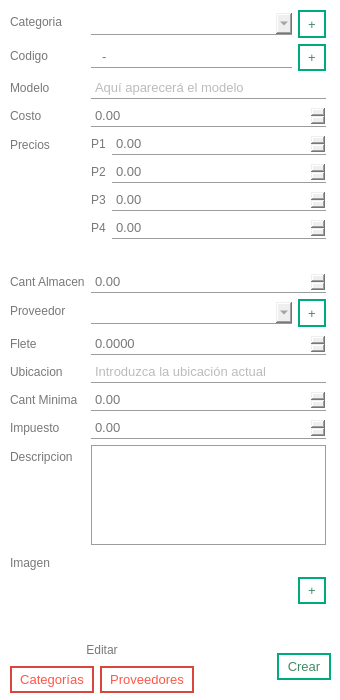
<?xml version="1.0" encoding="UTF-8"?>
<ui version="4.0">
 <class>Dialog</class>
 <widget class="QDialog" name="Dialog" key="77ede237f78caf404bf6b95a8dc21586">
  <property name="geometry">
   <rect>
    <x>0</x>
    <y>0</y>
    <width>340</width>
    <height>700</height>
   </rect>
  </property>
  <property name="minimumSize">
   <size>
    <width>340</width>
    <height>700</height>
   </size>
  </property>
  <property name="maximumSize">
   <size>
    <width>340</width>
    <height>700</height>
   </size>
  </property>
  <property name="windowTitle">
   <string>Producto</string>
  </property>
  <property name="styleSheet">
   <string notr="true">QMainWindow, QDialog{
                background-color: rgb(255, 255, 255);
                }

                /**** QPushButton (enabled) ****/
                QPushButton
                {
                background-color: rgb(85, 170, 255);
                font: 10pt;
                color: rgb(255, 255, 255);
                padding: 4px 8px;
                border: 2px solid rgb(85, 170, 255);
                border-radius: 8px;
                padding: 5px;
                }

                QPushButton:hover
                {
                background-color: rgb(0, 121, 182);
                border: 2px solid rgb(66, 133, 199);
                }

                QPushButton:pressed
                {
                border:3px solid rgb(66, 133, 199);
                padding: -1px 1px 1px 1px;
                }

                /******* QLabel ***********/
                QLabel{
                color: rgb(120, 120, 120)
                }
                labelHab1:hover{
                color: rgb(120, 0, 0)
                }

                /*******QLineEdit************/
                QTextEdit {
                font: 10pt;
                color: rgb(120, 120, 120);
                border: 1px solid rgb(156, 156, 156);
                border-radius: 0px;
                padding: 2px;
                }
                QLineEdit, QDateEdit, QDoubleSpinBox, QSpinBox{
                font: 10pt;
                color: rgb(120, 120, 120);
                border: 1px solid rgb(156, 156, 156);
                border-radius: 0px;
                padding: 2px;
                border-top: 1px white;
                border-left: 1px white;
                border-right: 1px white;
                }
                /********QComboBox*******/
                QComboBox{
                font: 10pt;
                color: rgb(120, 120, 120);
                border: 1px solid rgb(156, 156, 156);
                padding: 2px;
                selection-background-color: white;
                selection-color: rgb(120, 120, 120);
                border-top: 1px white;
                border-left: 1px white;
                border-right: 1px white;
                }
                QComboBox QAbstractItemView
                {
                background-color: white;
                color:rgb(120, 120, 120);
                padding: 4px;
                border: 1px solid rgb(156, 156, 156);
                border-top: 1px white;
                border-left: 1px white;
                border-right: 1px white;
                }

                QLineEdit:hover, QDateEdit:hover, QDoubleSpinBox:hover, QComboBox:hover
                {
                color: rgb(85, 170, 255);
                border: 1px solid rgb(85, 170, 255);
                border-top: 1px white;
                border-left: 1px white;
                border-right: 1px white;
                }

                QLineEdit:focus, QDateEdit:focus, QDoubleSpinBox:focus, QComboBox:focus
                {
                border-color: rgb(90,200,255);
                border-top: 1px white;
                border-left: 1px white;
                border-right: 1px white;
                }

                QToolTip
                {
                background-color:rgb(85, 170, 255);
                color: white;
                border: 1px solid rgb(85, 170, 255);
                opacity: 50;
                padding: 1px;
                }
                QTabWidget
                {
                background-color: transparent;
                }

                QTabWidget::pane {
                border-top: 1px solid rgb(156, 156, 156);
                border-bottom: 1px solid rgb(156, 156, 156);
                position: absolute;
                top: -0.25em;
                }
                /**** QTabWidget (disabled) ****/
                QTabWidget::pane:disabled
                {
                border-color: rgb(60,60,60);
                }

                QTabWidget::tab-bar {
                alignment: center;
                border: 1px white;
                border-radius: 5px;
                }

                QTreeView
                {
                alternate-background-color: rgb(200,200,200);
                background-color: white;
                border: 1px solid rgb(156, 156, 156);
                font: 10pt;
                color: rgb(120,120,120);
                selection-background-color:rgb(90,200,255);
                selection-color: rgb(156, 156, 156);
                }
                QListView{
                alternate-background-color: rgb(200,200,200);
                background-color: white;
                border: 1px solid rgb(255, 255, 255);
                font: 8pt;
                color: rgb(120,120,120);
                selection-background-color:rgb(90,200,255);
                selection-color: rgb(156, 156, 156);
                }
            </string>
  </property>
  <widget class="QWidget" name="formLayoutWidget">
   <property name="geometry">
    <rect>
     <x>10</x>
     <y>10</y>
     <width>316</width>
     <height>621</height>
    </rect>
   </property>
   <layout class="QFormLayout" name="formLayout">
    <property name="fieldGrowthPolicy">
     <enum>QFormLayout::AllNonFixedFieldsGrow</enum>
    </property>
    <item row="0" column="0">
     <widget class="QLabel" name="categoriaLabel">
      <property name="text">
       <string>Categoria</string>
      </property>
     </widget>
    </item>
    <item row="0" column="1">
     <layout class="QHBoxLayout" name="horizontalLayout_3">
      <item>
       <widget class="QComboBox" name="categoriaComboBox"/>
      </item>
      <item>
       <widget class="QPushButton" name="categoriaAddPushButton">
        <property name="maximumSize">
         <size>
          <width>28</width>
          <height>28</height>
         </size>
        </property>
        <property name="styleSheet">
         <string notr="true">QPushButton
                                        {
                                        background-color: white;
                                        font: 10pt;
                                        color: rgb(67, 136, 101);
                                        padding: 4px 8px;
                                        border: 2px solid rgb(0, 170, 127);
                                        border-bottom-right-radius: 0px;
                                        border-bottom-left-radius: 0px;
                                        border-top-right-radius: 0px;
                                        border-top-left-radius: 0px;
                                        }

                                        :hover
                                        {
                                        background-color: rgb(0, 170, 127);
                                        color: white;
                                        border: 2px solid rgb(120, 200, 29);
                                        }

                                        :pressed
                                        {
                                        border:3px solid rgb(255, 255, 255);
                                        padding: -1px 1px 1px 1px;
                                        }
                                    </string>
        </property>
        <property name="text">
         <string>+</string>
        </property>
       </widget>
      </item>
     </layout>
    </item>
    <item row="1" column="0">
     <widget class="QLabel" name="codigoLabel">
      <property name="text">
       <string>Codigo</string>
      </property>
     </widget>
    </item>
    <item row="2" column="0">
     <widget class="QLabel" name="modeloLabel">
      <property name="text">
       <string>Modelo</string>
      </property>
     </widget>
    </item>
    <item row="2" column="1">
     <widget class="QLineEdit" name="modeloLineEdit">
      <property name="inputMask">
       <string/>
      </property>
      <property name="readOnly">
       <bool>true</bool>
      </property>
      <property name="placeholderText">
       <string>Aquí aparecerá el modelo</string>
      </property>
     </widget>
    </item>
    <item row="4" column="0">
     <widget class="QLabel" name="preciosLabel">
      <property name="text">
       <string>Precios</string>
      </property>
     </widget>
    </item>
    <item row="4" column="1">
     <layout class="QFormLayout" name="formLayout_2">
      <item row="0" column="0">
       <widget class="QLabel" name="p1Label">
        <property name="text">
         <string>P1</string>
        </property>
       </widget>
      </item>
      <item row="0" column="1">
       <widget class="QDoubleSpinBox" name="p1DoubleSpinBox">
        <property name="maximum">
         <double>20000.000000000000000</double>
        </property>
       </widget>
      </item>
      <item row="1" column="0">
       <widget class="QLabel" name="p2Label">
        <property name="text">
         <string>P2</string>
        </property>
       </widget>
      </item>
      <item row="1" column="1">
       <widget class="QDoubleSpinBox" name="p2DoubleSpinBox">
        <property name="maximum">
         <double>20000.000000000000000</double>
        </property>
       </widget>
      </item>
      <item row="3" column="0">
       <widget class="QLabel" name="p4Label">
        <property name="text">
         <string>P4</string>
        </property>
       </widget>
      </item>
      <item row="3" column="1">
       <widget class="QDoubleSpinBox" name="p4DoubleSpinBox">
        <property name="maximum">
         <double>20000.000000000000000</double>
        </property>
       </widget>
      </item>
      <item row="2" column="0">
       <widget class="QLabel" name="p3Label">
        <property name="text">
         <string>P3</string>
        </property>
       </widget>
      </item>
      <item row="2" column="1">
       <widget class="QDoubleSpinBox" name="p3DoubleSpinBox">
        <property name="maximum">
         <double>20000.000000000000000</double>
        </property>
       </widget>
      </item>
     </layout>
    </item>
    <item row="5" column="0">
     <widget class="QLabel" name="cantAlmacenLabel">
      <property name="text">
       <string>Cant Almacen</string>
      </property>
     </widget>
    </item>
    <item row="5" column="1">
     <widget class="QDoubleSpinBox" name="cantAlmacenDoubleSpinBox">
      <property name="maximum">
       <double>80000.000000000000000</double>
      </property>
     </widget>
    </item>
    <item row="6" column="0">
     <widget class="QLabel" name="proveedorLabel">
      <property name="text">
       <string>Proveedor</string>
      </property>
     </widget>
    </item>
    <item row="7" column="0">
     <widget class="QLabel" name="fleteLabel">
      <property name="text">
       <string>Flete</string>
      </property>
     </widget>
    </item>
    <item row="7" column="1">
     <widget class="QDoubleSpinBox" name="fleteDoubleSpinBox">
      <property name="decimals">
       <number>4</number>
      </property>
      <property name="maximum">
       <double>20000.000000000000000</double>
      </property>
     </widget>
    </item>
    <item row="8" column="0">
     <widget class="QLabel" name="ubicacionLabel">
      <property name="text">
       <string>Ubicacion</string>
      </property>
     </widget>
    </item>
    <item row="8" column="1">
     <widget class="QLineEdit" name="ubicacionLineEdit">
      <property name="maxLength">
       <number>15</number>
      </property>
      <property name="placeholderText">
       <string>Introduzca la ubicación actual</string>
      </property>
     </widget>
    </item>
    <item row="9" column="0">
     <widget class="QLabel" name="cantMinimaLabel">
      <property name="text">
       <string>Cant Minima</string>
      </property>
     </widget>
    </item>
    <item row="9" column="1">
     <widget class="QDoubleSpinBox" name="cantMinimaDoubleSpinBox">
      <property name="maximum">
       <double>500.000000000000000</double>
      </property>
     </widget>
    </item>
    <item row="10" column="0">
     <widget class="QLabel" name="impuestoLabel">
      <property name="text">
       <string>Impuesto</string>
      </property>
     </widget>
    </item>
    <item row="10" column="1">
     <widget class="QDoubleSpinBox" name="impuestoDoubleSpinBox">
      <property name="maximum">
       <double>500.000000000000000</double>
      </property>
     </widget>
    </item>
    <item row="11" column="0">
     <widget class="QLabel" name="descripcionLabel">
      <property name="text">
       <string>Descripcion</string>
      </property>
     </widget>
    </item>
    <item row="11" column="1">
     <widget class="QTextEdit" name="descripcionTextEdit">
      <property name="maximumSize">
       <size>
        <width>16777215</width>
        <height>100</height>
       </size>
      </property>
      <property name="html">
       <string>&lt;!DOCTYPE HTML PUBLIC &quot;-//W3C//DTD HTML 4.0//EN&quot; &quot;http://www.w3.org/TR/REC-html40/strict.dtd&quot;&gt;
&lt;html&gt;&lt;head&gt;&lt;meta name=&quot;qrichtext&quot; content=&quot;1&quot; /&gt;&lt;style type=&quot;text/css&quot;&gt;
p, li { white-space: pre-wrap; }
&lt;/style&gt;&lt;/head&gt;&lt;body style=&quot; font-family:'MS Shell Dlg 2'; font-size:10pt; font-weight:400; font-style:normal;&quot;&gt;
&lt;p style=&quot; margin-top:0px; margin-bottom:0px; margin-left:0px; margin-right:0px; -qt-block-indent:0; text-indent:0px;&quot;&gt;                                &lt;/p&gt;
&lt;p style=&quot; margin-top:0px; margin-bottom:0px; margin-left:0px; margin-right:0px; -qt-block-indent:0; text-indent:0px;&quot;&gt;                            &lt;/p&gt;&lt;/body&gt;&lt;/html&gt;</string>
      </property>
      <property name="placeholderText">
       <string>Escriba la descripción</string>
      </property>
     </widget>
    </item>
    <item row="12" column="0">
     <widget class="QLabel" name="imagenLabel">
      <property name="text">
       <string>Imagen</string>
      </property>
     </widget>
    </item>
    <item row="12" column="1">
     <layout class="QHBoxLayout" name="horizontalLayout_2">
      <item>
       <widget class="QLabel" name="imagenLabel_2">
        <property name="minimumSize">
         <size>
          <width>80</width>
          <height>80</height>
         </size>
        </property>
        <property name="font">
         <font>
          <pointsize>6</pointsize>
         </font>
        </property>
        <property name="layoutDirection">
         <enum>Qt::LeftToRight</enum>
        </property>
        <property name="text">
         <string/>
        </property>
        <property name="alignment">
         <set>Qt::AlignBottom|Qt::AlignLeading|Qt::AlignLeft</set>
        </property>
       </widget>
      </item>
      <item>
       <spacer name="horizontalSpacer_3">
        <property name="orientation">
         <enum>Qt::Horizontal</enum>
        </property>
        <property name="sizeHint" stdset="0">
         <size>
          <width>40</width>
          <height>20</height>
         </size>
        </property>
       </spacer>
      </item>
      <item>
       <widget class="QPushButton" name="imagenAddPushButton">
        <property name="styleSheet">
         <string notr="true">QPushButton
                                        {
                                        background-color: white;
                                        font: 10pt;
                                        color: rgb(67, 136, 101);
                                        padding: 4px 8px;
                                        border: 2px solid rgb(0, 170, 127);
                                        border-bottom-right-radius: 0px;
                                        border-bottom-left-radius: 0px;
                                        border-top-right-radius: 0px;
                                        border-top-left-radius: 0px;
                                        }

                                        :hover
                                        {
                                        background-color: rgb(0, 170, 127);
                                        color: white;
                                        border: 2px solid rgb(120, 200, 29);
                                        }

                                        :pressed
                                        {
                                        border:3px solid rgb(255, 255, 255);
                                        padding: -1px 1px 1px 1px;
                                        }
                                    </string>
        </property>
        <property name="text">
         <string>+</string>
        </property>
       </widget>
      </item>
     </layout>
    </item>
    <item row="6" column="1">
     <layout class="QHBoxLayout" name="horizontalLayout">
      <item>
       <widget class="QComboBox" name="proveedorComboBox"/>
      </item>
      <item>
       <widget class="QPushButton" name="proveedorAddPushButton">
        <property name="maximumSize">
         <size>
          <width>28</width>
          <height>28</height>
         </size>
        </property>
        <property name="styleSheet">
         <string notr="true">QPushButton
                                        {
                                        background-color: white;
                                        font: 10pt;
                                        color: rgb(67, 136, 101);
                                        padding: 4px 8px;
                                        border: 2px solid rgb(0, 170, 127);
                                        border-bottom-right-radius: 0px;
                                        border-bottom-left-radius: 0px;
                                        border-top-right-radius: 0px;
                                        border-top-left-radius: 0px;
                                        }

                                        :hover
                                        {
                                        background-color: rgb(0, 170, 127);
                                        color: white;
                                        border: 2px solid rgb(120, 200, 29);
                                        }

                                        :pressed
                                        {
                                        border:3px solid rgb(255, 255, 255);
                                        padding: -1px 1px 1px 1px;
                                        }
                                    </string>
        </property>
        <property name="text">
         <string>+</string>
        </property>
       </widget>
      </item>
     </layout>
    </item>
    <item row="3" column="0">
     <widget class="QLabel" name="costoLabel">
      <property name="text">
       <string>Costo</string>
      </property>
     </widget>
    </item>
    <item row="3" column="1">
     <widget class="QDoubleSpinBox" name="costoDoubleSpinBox">
      <property name="maximum">
       <double>2000.000000000000000</double>
      </property>
     </widget>
    </item>
    <item row="1" column="1">
     <layout class="QHBoxLayout" name="horizontalLayout_4">
      <item>
       <widget class="QLineEdit" name="codigoLineEdit">
        <property name="inputMask">
         <string>&gt;AA-9999</string>
        </property>
        <property name="maxLength">
         <number>7</number>
        </property>
        <property name="placeholderText">
         <string>Introduzca el codigo</string>
        </property>
       </widget>
      </item>
      <item>
       <widget class="QPushButton" name="formatoPushButton">
        <property name="styleSheet">
         <string notr="true">QPushButton
                                        {
                                        background-color: white;
                                        font: 10pt;
                                        color: rgb(67, 136, 101);
                                        padding: 4px 8px;
                                        border: 2px solid rgb(0, 170, 127);
                                        border-bottom-right-radius: 0px;
                                        border-bottom-left-radius: 0px;
                                        border-top-right-radius: 0px;
                                        border-top-left-radius: 0px;
                                        }

                                        :hover
                                        {
                                        background-color: rgb(0, 170, 127);
                                        color: white;
                                        border: 2px solid rgb(120, 200, 29);
                                        }

                                        :pressed
                                        {
                                        border:3px solid rgb(255, 255, 255);
                                        padding: -1px 1px 1px 1px;
                                        }
                                    </string>
        </property>
        <property name="text">
         <string>+</string>
        </property>
       </widget>
      </item>
     </layout>
    </item>
   </layout>
  </widget>
  <widget class="QWidget" name="horizontalLayoutWidget">
   <property name="geometry">
    <rect>
     <x>10</x>
     <y>640</y>
     <width>321</width>
     <height>53</height>
    </rect>
   </property>
   <layout class="QHBoxLayout" name="horizontalLayout_5">
    <item>
     <layout class="QVBoxLayout" name="verticalLayout">
      <item>
       <widget class="QLabel" name="label">
        <property name="text">
         <string>Editar</string>
        </property>
        <property name="alignment">
         <set>Qt::AlignCenter</set>
        </property>
       </widget>
      </item>
      <item>
       <layout class="QHBoxLayout" name="horizontalLayout_6">
        <item>
         <widget class="QPushButton" name="categoriasPushButton">
          <property name="styleSheet">
           <string notr="true">QPushButton{
                                        background-color: white;
                                        font: 10pt;
                                        color: rgb(255, 86, 71);
                                        padding: 4px 8px;
                                        border: 2px solid rgb(217, 71, 60);
                                        border-bottom-right-radius: 0px;
                                        border-bottom-left-radius: 0px;
                                        border-top-right-radius: 0px;
                                        border-top-left-radius: 0px;
                                        }

                                        :hover{
                                        background-color: rgb(217, 71, 60);
                                        border: 2px solid rgb(255, 86, 71);
                                        color: white;
                                        }

                                        :pressed{
                                        border:3px solid rgb(255, 255, 255);
                                        padding: -1px 1px 1px 1px;
                                        }
                                    </string>
          </property>
          <property name="text">
           <string>Categorías</string>
          </property>
         </widget>
        </item>
        <item>
         <widget class="QPushButton" name="proveedoresPushButton">
          <property name="styleSheet">
           <string notr="true">QPushButton{
                                        background-color: white;
                                        font: 10pt;
                                        color: rgb(255, 86, 71);
                                        padding: 4px 8px;
                                        border: 2px solid rgb(217, 71, 60);
                                        border-bottom-right-radius: 0px;
                                        border-bottom-left-radius: 0px;
                                        border-top-right-radius: 0px;
                                        border-top-left-radius: 0px;
                                        }

                                        :hover{
                                        background-color: rgb(217, 71, 60);
                                        border: 2px solid rgb(255, 86, 71);
                                        color: white;
                                        }

                                        :pressed{
                                        border:3px solid rgb(255, 255, 255);
                                        padding: -1px 1px 1px 1px;
                                        }
                                    </string>
          </property>
          <property name="text">
           <string>Proveedores</string>
          </property>
         </widget>
        </item>
       </layout>
      </item>
     </layout>
    </item>
    <item>
     <spacer name="horizontalSpacer">
      <property name="orientation">
       <enum>Qt::Horizontal</enum>
      </property>
      <property name="sizeHint" stdset="0">
       <size>
        <width>40</width>
        <height>20</height>
       </size>
      </property>
     </spacer>
    </item>
    <item>
     <widget class="QPushButton" name="crearPushButton">
      <property name="styleSheet">
       <string notr="true">QPushButton
                                        {
                                        background-color: white;
                                        font: 10pt;
                                        color: rgb(67, 136, 101);
                                        padding: 4px 8px;
                                        border: 2px solid rgb(0, 170, 127);
                                        border-bottom-right-radius: 0px;
                                        border-bottom-left-radius: 0px;
                                        border-top-right-radius: 0px;
                                        border-top-left-radius: 0px;
                                        }

                                        :hover
                                        {
                                        background-color: rgb(0, 170, 127);
                                        color: white;
                                        border: 2px solid rgb(120, 200, 29);
                                        }

                                        :pressed
                                        {
                                        border:3px solid rgb(255, 255, 255);
                                        padding: -1px 1px 1px 1px;
                                        }
                                    </string>
      </property>
      <property name="text">
       <string>Crear</string>
      </property>
     </widget>
    </item>
   </layout>
  </widget>
 </widget>
 <resources/>
 <connections/>
</ui>
